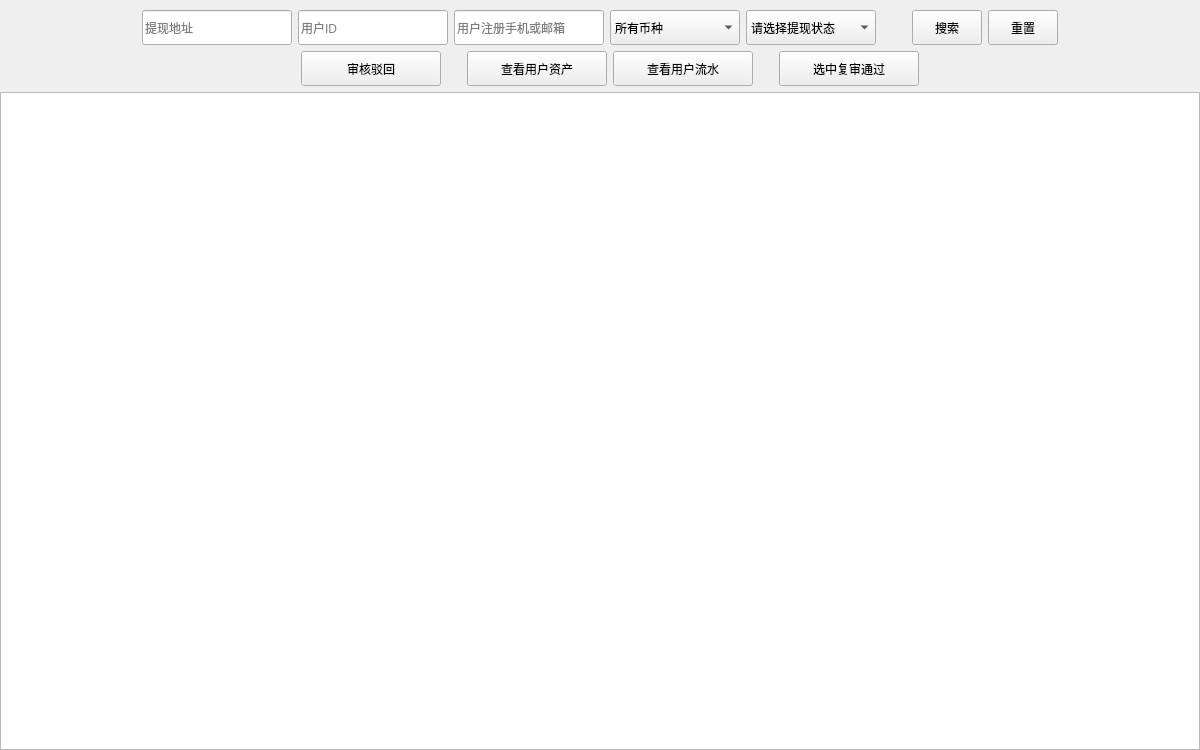
     <widget class="QWidget" name="page_ManualWithdraw2">
      <property name="minimumSize">
       <size>
        <width>1200</width>
        <height>750</height>
       </size>
      </property>
      <layout class="QVBoxLayout" name="verticalLayout_11">
       <property name="spacing">
        <number>6</number>
       </property>
       <property name="leftMargin">
        <number>0</number>
       </property>
       <property name="topMargin">
        <number>10</number>
       </property>
       <property name="rightMargin">
        <number>0</number>
       </property>
       <property name="bottomMargin">
        <number>0</number>
       </property>
       <item>
        <layout class="QHBoxLayout" name="horizontalLayout_13">
         <item>
          <spacer name="horizontalSpacer_47">
           <property name="orientation">
            <enum>Qt::Horizontal</enum>
           </property>
           <property name="sizeHint" stdset="0">
            <size>
             <width>40</width>
             <height>20</height>
            </size>
           </property>
          </spacer>
         </item>
         <item>
          <widget class="QLineEdit" name="le_ManualWithdraw2_DstAddr">
           <property name="minimumSize">
            <size>
             <width>150</width>
             <height>35</height>
            </size>
           </property>
           <property name="maximumSize">
            <size>
             <width>16777215</width>
             <height>35</height>
            </size>
           </property>
           <property name="styleSheet">
            <string notr="true"/>
           </property>
           <property name="placeholderText">
            <string>提现地址</string>
           </property>
          </widget>
         </item>
         <item>
          <widget class="QLineEdit" name="le_ManualWithdraw2_UserID">
           <property name="minimumSize">
            <size>
             <width>150</width>
             <height>35</height>
            </size>
           </property>
           <property name="maximumSize">
            <size>
             <width>16777215</width>
             <height>35</height>
            </size>
           </property>
           <property name="styleSheet">
            <string notr="true"/>
           </property>
           <property name="placeholderText">
            <string>用户ID</string>
           </property>
          </widget>
         </item>
         <item>
          <widget class="QLineEdit" name="le_ManualWithdraw2_UserTel">
           <property name="minimumSize">
            <size>
             <width>150</width>
             <height>35</height>
            </size>
           </property>
           <property name="maximumSize">
            <size>
             <width>16777215</width>
             <height>35</height>
            </size>
           </property>
           <property name="styleSheet">
            <string notr="true"/>
           </property>
           <property name="placeholderText">
            <string>用户注册手机或邮箱</string>
           </property>
          </widget>
         </item>
         <item>
          <widget class="QComboBox" name="cbx_ManualWithdraw2_CoinType">
           <property name="minimumSize">
            <size>
             <width>130</width>
             <height>35</height>
            </size>
           </property>
           <property name="maximumSize">
            <size>
             <width>130</width>
             <height>35</height>
            </size>
           </property>
           <property name="styleSheet">
            <string notr="true"/>
           </property>
           <item>
            <property name="text">
             <string>所有币种</string>
            </property>
           </item>
          </widget>
         </item>
         <item>
          <widget class="QComboBox" name="cbx_ManualWithdraw2_Status">
           <property name="minimumSize">
            <size>
             <width>130</width>
             <height>35</height>
            </size>
           </property>
           <property name="maximumSize">
            <size>
             <width>130</width>
             <height>35</height>
            </size>
           </property>
           <property name="styleSheet">
            <string notr="true"/>
           </property>
           <item>
            <property name="text">
             <string>请选择提现状态</string>
            </property>
           </item>
           <item>
            <property name="text">
             <string>已初审</string>
            </property>
           </item>
           <item>
            <property name="text">
             <string>已复审</string>
            </property>
           </item>
           <item>
            <property name="text">
             <string>已拒绝</string>
            </property>
           </item>
          </widget>
         </item>
         <item>
          <spacer name="horizontalSpacer_46">
           <property name="orientation">
            <enum>Qt::Horizontal</enum>
           </property>
           <property name="sizeType">
            <enum>QSizePolicy::Fixed</enum>
           </property>
           <property name="sizeHint" stdset="0">
            <size>
             <width>30</width>
             <height>20</height>
            </size>
           </property>
          </spacer>
         </item>
         <item>
          <widget class="QPushButton" name="btn_ManualWithdraw2_Search">
           <property name="minimumSize">
            <size>
             <width>70</width>
             <height>35</height>
            </size>
           </property>
           <property name="maximumSize">
            <size>
             <width>70</width>
             <height>35</height>
            </size>
           </property>
           <property name="cursor">
            <cursorShape>PointingHandCursor</cursorShape>
           </property>
           <property name="focusPolicy">
            <enum>Qt::NoFocus</enum>
           </property>
           <property name="styleSheet">
            <string notr="true"/>
           </property>
           <property name="text">
            <string>搜索</string>
           </property>
          </widget>
         </item>
         <item>
          <widget class="QPushButton" name="btn_ManualWithdraw2_Reset">
           <property name="minimumSize">
            <size>
             <width>70</width>
             <height>35</height>
            </size>
           </property>
           <property name="maximumSize">
            <size>
             <width>70</width>
             <height>35</height>
            </size>
           </property>
           <property name="cursor">
            <cursorShape>PointingHandCursor</cursorShape>
           </property>
           <property name="focusPolicy">
            <enum>Qt::NoFocus</enum>
           </property>
           <property name="styleSheet">
            <string notr="true"/>
           </property>
           <property name="text">
            <string>重置</string>
           </property>
          </widget>
         </item>
         <item>
          <spacer name="horizontalSpacer_45">
           <property name="orientation">
            <enum>Qt::Horizontal</enum>
           </property>
           <property name="sizeHint" stdset="0">
            <size>
             <width>40</width>
             <height>20</height>
            </size>
           </property>
          </spacer>
         </item>
        </layout>
       </item>
       <item>
        <layout class="QHBoxLayout" name="horizontalLayout_14">
         <item>
          <spacer name="horizontalSpacer_48">
           <property name="orientation">
            <enum>Qt::Horizontal</enum>
           </property>
           <property name="sizeHint" stdset="0">
            <size>
             <width>40</width>
             <height>20</height>
            </size>
           </property>
          </spacer>
         </item>
         <item>
          <spacer name="horizontalSpacer_50">
           <property name="orientation">
            <enum>Qt::Horizontal</enum>
           </property>
           <property name="sizeType">
            <enum>QSizePolicy::Fixed</enum>
           </property>
           <property name="sizeHint" stdset="0">
            <size>
             <width>20</width>
             <height>20</height>
            </size>
           </property>
          </spacer>
         </item>
         <item>
          <widget class="QPushButton" name="btn_ManualWithdraw2_Reject">
           <property name="minimumSize">
            <size>
             <width>140</width>
             <height>35</height>
            </size>
           </property>
           <property name="maximumSize">
            <size>
             <width>140</width>
             <height>35</height>
            </size>
           </property>
           <property name="cursor">
            <cursorShape>PointingHandCursor</cursorShape>
           </property>
           <property name="focusPolicy">
            <enum>Qt::NoFocus</enum>
           </property>
           <property name="text">
            <string>审核驳回</string>
           </property>
          </widget>
         </item>
         <item>
          <spacer name="horizontalSpacer_51">
           <property name="orientation">
            <enum>Qt::Horizontal</enum>
           </property>
           <property name="sizeType">
            <enum>QSizePolicy::Fixed</enum>
           </property>
           <property name="sizeHint" stdset="0">
            <size>
             <width>20</width>
             <height>20</height>
            </size>
           </property>
          </spacer>
         </item>
         <item>
          <widget class="QPushButton" name="btn_ManualWithdraw2_CheckAsset">
           <property name="minimumSize">
            <size>
             <width>140</width>
             <height>35</height>
            </size>
           </property>
           <property name="maximumSize">
            <size>
             <width>140</width>
             <height>35</height>
            </size>
           </property>
           <property name="cursor">
            <cursorShape>PointingHandCursor</cursorShape>
           </property>
           <property name="focusPolicy">
            <enum>Qt::NoFocus</enum>
           </property>
           <property name="text">
            <string>查看用户资产</string>
           </property>
          </widget>
         </item>
         <item>
          <widget class="QPushButton" name="btn_ManualWithdraw2_CheckFlow">
           <property name="minimumSize">
            <size>
             <width>140</width>
             <height>35</height>
            </size>
           </property>
           <property name="maximumSize">
            <size>
             <width>140</width>
             <height>35</height>
            </size>
           </property>
           <property name="cursor">
            <cursorShape>PointingHandCursor</cursorShape>
           </property>
           <property name="focusPolicy">
            <enum>Qt::NoFocus</enum>
           </property>
           <property name="text">
            <string>查看用户流水</string>
           </property>
          </widget>
         </item>
         <item>
          <spacer name="horizontalSpacer_52">
           <property name="orientation">
            <enum>Qt::Horizontal</enum>
           </property>
           <property name="sizeType">
            <enum>QSizePolicy::Fixed</enum>
           </property>
           <property name="sizeHint" stdset="0">
            <size>
             <width>20</width>
             <height>20</height>
            </size>
           </property>
          </spacer>
         </item>
         <item>
          <widget class="QPushButton" name="btn_ManualWithdraw2_Audit">
           <property name="minimumSize">
            <size>
             <width>140</width>
             <height>35</height>
            </size>
           </property>
           <property name="maximumSize">
            <size>
             <width>140</width>
             <height>35</height>
            </size>
           </property>
           <property name="cursor">
            <cursorShape>PointingHandCursor</cursorShape>
           </property>
           <property name="focusPolicy">
            <enum>Qt::NoFocus</enum>
           </property>
           <property name="styleSheet">
            <string notr="true"/>
           </property>
           <property name="text">
            <string>选中复审通过</string>
           </property>
          </widget>
         </item>
         <item>
          <spacer name="horizontalSpacer_49">
           <property name="orientation">
            <enum>Qt::Horizontal</enum>
           </property>
           <property name="sizeHint" stdset="0">
            <size>
             <width>40</width>
             <height>20</height>
            </size>
           </property>
          </spacer>
         </item>
        </layout>
       </item>
       <item>
        <layout class="QGridLayout" name="gridLayout_11">
         <property name="spacing">
          <number>0</number>
         </property>
         <item row="0" column="0">
          <widget class="QTableWidget" name="tbw_ManualWithdraw2">
           <property name="minimumSize">
            <size>
             <width>1200</width>
             <height>658</height>
            </size>
           </property>
          </widget>
         </item>
        </layout>
       </item>
      </layout>
     </widget>
